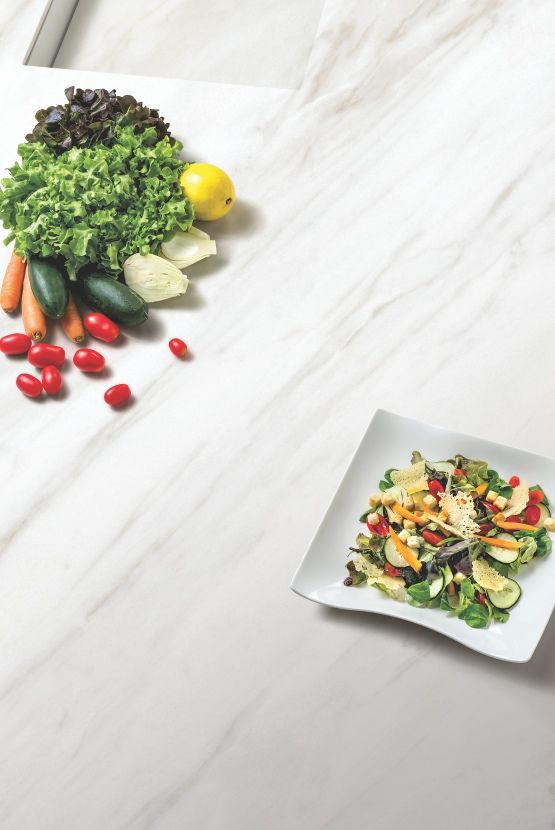
#> input picture catalog_processor/test_gemini.jpg, 555 x 830 px; its folder holds only this picture in this run
$ python -i tile_region_extractor.py   (imports and definitions only)   (older library calls are emulated)
#> lines starting #> are read from the running program, lines starting #| are printed output that depends on the picture
#> further down, picture is the input picture: shape (830, 555, 3); mean B, G, R 201.6, 210.4, 212.4
"""Isolates a flat tile/material surface out of a wider photograph.

The catalog pipeline's other stages judge a WHOLE image: it is a tile
product or it is not. That cannot serve a page whose only view of a tile
is a bathroom photo -- the tile is genuinely there, wrapped in fixtures
and furniture that must not reach a Tile row.

This module does the geometry for that case, and only the geometry. A
caller supplies a candidate region (where a tile surface is, as a
quadrilateral) plus any occluders sitting on top of it; what comes back
is a flat, rectangular, occluder-free piece of that surface, or None when
no such piece is big enough to be worth keeping.

Two deliberate choices:

Occluders are AVOIDED, never painted over. Erasing a sofa means inventing
the pixels behind it, and an invented tile pattern is worse than no tile
at all. A swatch does not need the whole surface -- it needs a clean
piece of it -- so this searches for the largest sub-rectangle that no
occluder touches and keeps only real pixels. The rest of the pipeline
already takes this posture (see crop_image_to_validated_bbox).

Perspective correction runs BEFORE that search, so a tiled wall shot at
an angle becomes a flat plane whose tiles are square again, and the clean
rectangle is found in that flattened space rather than in the skewed
original.

Nothing here decides whether the result IS a tile. That judgement stays
with the semantic validator, which re-examines whatever this produces.
"""

from __future__ import annotations

import cv2
import numpy as np


# WHY THERE IS NO SOURCE-RELATIVE AREA GATE
#
# There used to be one: a region under 2% of the source image's area was
# rejected outright. It threw away real products. A catalog page that
# lays six tile samples out on one sheet gives each sample about 1% of
# that sheet, so all six were refused for being "too small" while each
# was a perfectly good 200x200px swatch.
#
# The size that matters is the candidate's OWN size in pixels -- that is
# what decides whether a usable swatch can be cut from it. How large the
# page around it happened to be says nothing about the tile. So the
# thresholds below are absolute, and the source-relative fraction is
# still computed and reported as a signal for the log, but never
# rejects anything by itself.
#
# This is not the same as having no area validation: a 40x40px speck
# still fails, on its own dimensions.

# Smallest unobstructed area that can still yield a usable swatch. A
# region that is mostly hidden behind a sofa can still hand over a clean
# 200x200 piece of tile, and that piece is a better product image than
# nothing at all -- so the test is whether what remains is big enough,
# not what proportion of the region it represents.
MIN_CLEAN_PIXELS = 130 * 130

# A candidate whose bounding box covers at least this much of a
# COMPOSED source (a rendered catalog page) is a region-detection
# failure, not a surface. A page carries margins, text, headings and
# usually several elements; no single material surface spans all of it.
#
# Two things produce such a candidate, and both are generic -- neither
# depends on any catalog's layout:
#   - the detector genuinely returns the whole frame as the surface
#   - a coordinate-space misread: _to_pixels clamps every fraction into
#     [0, 1], so out-of-range values land exactly on the frame edges and
#     the quad collapses to the full image
#
# Deliberately NOT applied to embedded images. There the source is
# already one element off the page, and a full-frame candidate is the
# right answer for a standalone product shot.
MAX_PAGE_SOURCE_COVERAGE = 0.92

# An occluder box covering at least this much of the region is treated as
# a detector error rather than an object on the tile -- see the note at
# the point of use in extract_tile_region. Set high on purpose: a genuine
# sofa across a floor covers a lot, and must still count.
OCCLUDER_MAX_COVERAGE = 0.85

# Smallest rectified surface worth trying to cut a swatch out of.
#
# It must never exceed MIN_CLEAN_PIXELS. The clean area is a SUBSET of
# the region, so a region floor above it rejects candidates that would
# have passed the real test -- a 128x170 sample died here, at 21,760px
# against a 22,500px floor, while comfortably clearing the 16,900px one
# that actually decides. Tying them together makes that impossible.
MIN_REGION_PIXELS = MIN_CLEAN_PIXELS

# Pixel floor for the SHORTER side of a saved swatch.
#
# Two numbers gate size now, and they do different jobs: this one asks
# "can the pattern still be read across the narrow direction", and
# MIN_CLEAN_PIXELS asks "is there enough tile here at all". A candidate
# has to satisfy both, which is what lets a long thin strip of tile --
# 1075x110 in the catalog logs, a perfectly usable sample -- through,
# while a 70x154 sliver is refused for being too narrow to read and a
# 96x96 chip is refused on area.
#
# 96 rather than 150 because at 150 that 1075x110 strip was rejected on
# its narrow side alone, with 118,000 pixels of clean tile in it.
MIN_OUTPUT_SIDE_PX = 96

# Small-but-valid crops are enlarged to roughly this, so downstream
# consumers get a usable image. Lanczos resampling of the real pixels:
# it interpolates what was photographed and invents no pattern. Capped
# by SAFE_UPSCALE_LIMIT because past that it is just blur.
UPSCALE_TARGET_SIDE_PX = 200
SAFE_UPSCALE_LIMIT = 2.0

# ...but a flat 200px floor is wrong when the SOURCE is small: a 320px
# catalog thumbnail cannot yield a 200px clean rectangle once occluders
# are removed, so a real tile gets discarded for being small relative to
# nothing. The effective floor is therefore scaled to the source and only
# ever RELAXED from MIN_OUTPUT_SIDE_PX, never tightened -- a large source
# is held to exactly the same 200px it is today.
MIN_OUTPUT_SIDE_FRACTION = 0.20

# Below this a crop is too small to read as a tile pattern at any source
# size, so the relative rule never descends past it.
MIN_OUTPUT_SIDE_FLOOR_PX = 96

# A TILE IS NOT A SLIVER -- AND THIS PATH HAD NO SUCH RULE AT ALL.
#
# The embedded-image route has refused extreme slivers since it was
# written (is_thin_strip_image in main_step6_complete.py, same 8.0).
# The region-mining route never did: it checked AREA (MIN_CLEAN_PIXELS)
# and each SIDE (effective_min_side), both of which a long thin strip
# passes comfortably. So a 150x1600 ribbon cut out of a page -- a
# grout line, a page rule, the edge of a frame -- was a 240,000-pixel
# crop with both sides over the floor, and it reached Drive as a
# product. That is the cut-off image this rule exists to stop.
#
# WHERE THE BAR IS. MEASURED, NOT ESTIMATED.
#
# 8.0 was the first attempt -- the embedded path's own figure -- and the
# suite refused it at once: a 1075x110 strip (9.8:1) is a documented
# real sample from this catalog's logs, a thin product photographed
# whole. A listello, a border, a pencil liner IS long and thin.
#
# 12.0 was the second attempt, set with the good end measured and the
# bad end ESTIMATED off a screenshot at ~14:1, because the file itself
# could not be reached. The estimate was wrong. Measured against a set
# of the catalog's own output, labelled by hand:
#
#   22 real product images              1.97 .. 5.25:1
#      (the widest a pink ribbed highlighter, 1024x195)
#   documented thin product, from the logs   9.80:1
#   the ribbon that reached Drive           11.25:1
#
# 11.25 sits under 12.0, so the ribbon sailed straight through.
#
# 10.5 is the midpoint of the only two numbers that actually contend --
# 9.8 and 11.25 -- clearing each by about 7%. Against the real product
# images it has 100% headroom, which is the margin that matters day to
# day; the 7% is against one legacy sample no longer in hand.
#
# That 7% is thin, and it is the honest state of this rule: proportions
# alone cannot separate a thin PRODUCT from a thin SLICE much better
# than this. If a ribbon ever survives 10.5, the answer is not a tighter
# number -- it is to ask the pixels whether the product continues past
# the crop edge, which is a different question and a better one.
REGION_MAX_ASPECT_RATIO = 10.5


# A CROP THAT IS MOSTLY BLANK PAGE IS NOT A SWATCH.
#
# assess_tile_purity already refuses a frame under MIN_TILE_FRACTION
# (0.80) -- "only 37% of the frame is tile surface" -- but that number
# is the MODEL's own estimate. When the model is not reached, or
# answers generously, nothing measures it, and a crop that is
# two-thirds blank paper is published as a product.
#
# One did: 724x1024, a dark band running corner to corner with both
# opposite corners pure white, 62.9% of its pixels blank page.
#
# Measured on this catalog's own product crops, the separation is not
# close:
#
#   real product crops   0.0% .. 0.3%   flat page-white
#   the published crop          61.0%
#
# "Flat page-white" is deliberately narrower than "light": a printed
# page is near-255 AND locally featureless, while a pale tile has
# texture, shading and grout. Judging on brightness alone would refuse
# an off-white tile, which is a real product in this catalog.
#
# 0.35 sits ~100x above the worst real crop and well under the bad one,
# so this is a backstop for a number nobody measured, not a new opinion
# about what a tile looks like.
# HALF OF ONE TILE AND HALF OF ANOTHER IS NOT A TILE.
#
# This catalog lays its products at an angle, so where a quad catches
# two of them the join is a straight line across the crop at an angle
# nobody chose. Row and column averages cannot see such a line -- which
# is why the gutter finder and the seam splitter both miss it -- and
# the purity model calls the frame clean, because everything in it
# really is tile.
#
# The measure is the strongest colour STEP across the crop at any
# angle. Measured at a 256px working size:
#
#   six Mozart panels                         25.98 .. 34.44
#   the vine panel, moulding and all                  32.57
#   the pink reference crop                           37.85
#   a 190px sample of a tiled surface                 58.00
#   a 6x6 vector tile sheet                           55.12
#   ----------------------------------------------- 105.00 bar
#   half navy / half pale blue                       167.67
#   half brown / half floral                         203.78
#
# WHERE THE BAR IS NOT, AND WHY. A floral tile with a second one cut
# across it measures 70.41 and is a crop the catalog owner refused --
# but a real 190px sample of a tiled surface measures 58.00, because
# with two and a half units across the sample one grout line dominates
# it exactly as a join would. Those two are 1.21x apart, and a bar
# between them costs real products: it did, in test_tile_only_output,
# which lost one of six. So the bar sits in the plateau above BOTH, at
# 105 -- 1.49x above the highest crop it keeps and 1.60x below the
# lowest it refuses -- and the 70.41 case is left for something that
# can tell it from a small sample. Two of five is what this measure
# can carry honestly.
#
# AND IT ONLY APPLIES ON A CATALOG PAGE. Inside a photograph every
# surface meets another along a straight line -- a wall swatch out of a
# room shot measures 128 -- so the same rule that keeps
# grow_to_whole_product out of photographs keeps this out too.
STRAIGHT_STEP_SCAN_PX = 256
STRAIGHT_STEP_ANGLES = 18
MAX_STRAIGHT_STEP = 105.0


def straight_step_across(image_bgr):
    """Strongest straight colour step across the crop, at any angle."""
    if image_bgr is None or getattr(image_bgr, "size", 0) == 0:
        return 0.0
    if image_bgr.ndim != 3 or min(image_bgr.shape[:2]) < 32:
        return 0.0

    height, width = image_bgr.shape[:2]
    scale = min(1.0, STRAIGHT_STEP_SCAN_PX / float(max(height, width)))
    if scale < 1.0:
        image_bgr = cv2.resize(
            image_bgr,
            (max(32, int(width * scale)), max(32, int(height * scale))),
            interpolation=cv2.INTER_AREA,
        )
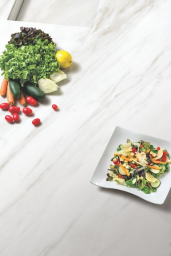
#> image_bgr: shape (256, 171, 3); mean of channels 0, 1, 2 201.6, 210.4, 212.4; drawn as B, G, R
        height, width = image_bgr.shape[:2]

    diagonal = int(np.hypot(height, width))
    pad = int((diagonal - min(height, width)) / 2)
    if diagonal - 2 * pad < 32:
        return 0.0

    strongest = 0.0
    for index in range(STRAIGHT_STEP_ANGLES):
        angle = index * (180.0 / STRAIGHT_STEP_ANGLES)
        matrix = cv2.getRotationMatrix2D((width / 2, height / 2), angle, 1.0)
        matrix[0, 2] += diagonal / 2 - width / 2
        matrix[1, 2] += diagonal / 2 - height / 2
        rotated = cv2.warpAffine(image_bgr, matrix, (diagonal, diagonal))

        # Only the inscribed area: the warp leaves black corners, and a
        # step into black is the rotation's, not the catalog's.
        core = rotated[pad:diagonal - pad, pad:diagonal - pad]
        if min(core.shape[:2]) < 32:
            continue
        _position, strength = _best_seam(_slice_profile(core, 0))
        if strength and strength > strongest:
            strongest = float(strength)
#> this loop made 18 passes
#> (strength, strongest) on passes 1, 2, 4, 5, 6: (39.89, 39.89), (57.47, 57.47), (62.45, 62.45), (87.16, 87.16), (98.51, 98.51)
#> pass 1, in straight_step_across, `rotated = cv2.warpAffine(image_bgr, matrix, (diagonal, diagonal))`:
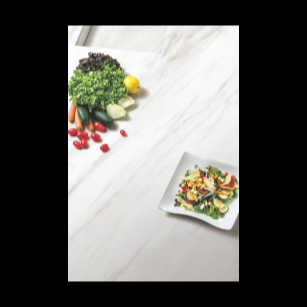
#> rotated: shape (307, 307, 3); mean of channels 0, 1, 2 93.7, 97.8, 98.8; drawn as B, G, R
#> pass 1, in straight_step_across, `core = rotated[pad:diagonal - pad, pad:diagonal - pad]`:
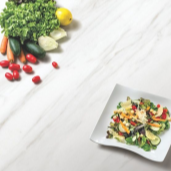
#> core: shape (171, 171, 3); mean of channels 0, 1, 2 197.7, 209.3, 211.7; drawn as B, G, R
#> pass 1, in _slice_profile, `grey = cv2.cvtColor(image_bgr, cv2.COLOR_BGR2GRAY)`:
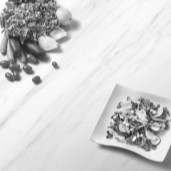
#> grey: shape (171, 171); min 40, max 254, mean 208.7
#> after the loop, strongest = 98.51
#> (the rest of the program and of its run is left out)
